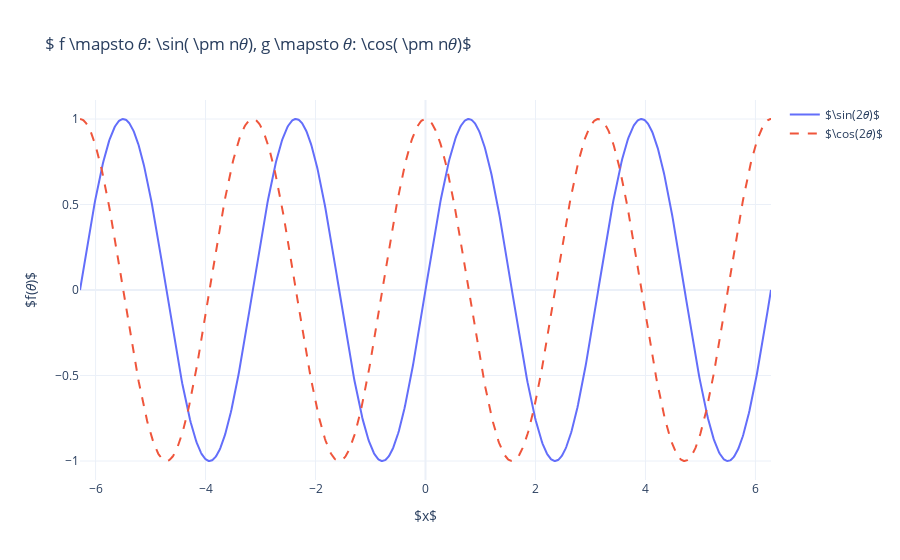

The cell this chart's notebook holds for it:
### Code cell
trace1 = go.Scatter(x = 𝜃, y = np.sin(2*𝜃), line = {'dash':'solid'}, name = "$\sin(2𝜃)$")
trace2 = go.Scatter(x = 𝜃, y = np.cos(2*𝜃), line = {'dash':'dash'}, name = "$\cos(2𝜃)$")

fig = go.Figure(data = [trace1, trace2], layout = {'title': "$ f \mapsto 𝜃: \sin( \pm n𝜃), g \mapsto 𝜃: \cos( \pm n𝜃)$",
                                                  'xaxis': {'title': "$x$"}, 'yaxis': {'title': "$f(𝜃)$"}, 
                                                   'template': "plotly_white"})

fig.show()

### Figure 1 — Plotly figure (JSON) as saved in the notebook; plotly's stock layout.template omitted (floating-point values rounded to 4 significant figures; data arrays with more than 128 entries replaced by an {"elided": "..."} marker saying what was removed)
{"data": [{"line": {"dash": "solid"}, "name": "$\\sin(2𝜃)$", "type": "scatter", "x": {"elided": "1000 float values"}, "y": {"elided": "1000 float values"}}, {"line": {"dash": "dash"}, "name": "$\\cos(2𝜃)$", "type": "scatter", "x": {"elided": "1000 float values"}, "y": {"elided": "1000 float values"}}], "layout": {"title": {"text": "$ f \\mapsto 𝜃: \\sin( \\pm n𝜃), g \\mapsto 𝜃: \\cos( \\pm n𝜃)$"}, "xaxis": {"title": {"text": "$x$"}}, "yaxis": {"title": {"text": "$f(𝜃)$"}}}}
